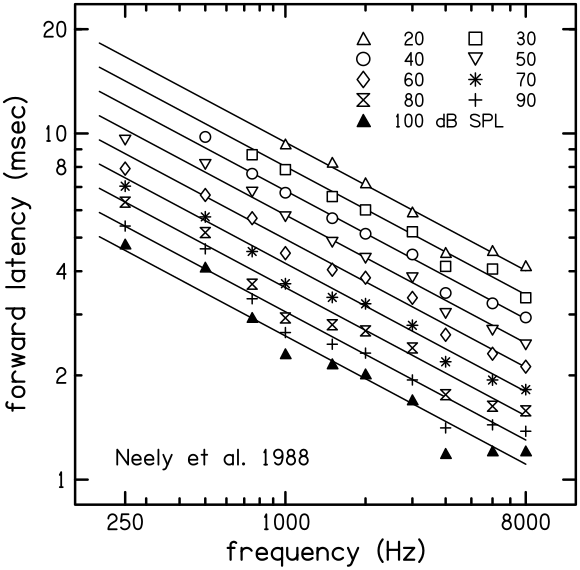

This chart was generated by the following gnuplot code:
; hc.plt
;
clip=1 : head=0
XCYCLE  =     2.000
XMIN    =   250.000
XMAX    =  8000.000
XINT    =     0.   
YCYCLE  =     1.000
YMIN    =     1.000
YMAX    =    20.000
YINT    =     0.   
GRID    =     0.   
XLENGTH =     5.000
YLENGTH =     5.000
PLTYPE  =     1.000
TICDIR  =     1.000
SYMSIZ  =     1.000
MSGSIZ  =     -.13
LABSIZ  =     -.18
ANNSIZ  =     -.15
ANNLWT  =     1.000
LABLWT  =     1.000
PLTLWT  =     1.000
AXLWT   =     1.000
MSGLWT  =     1.000
YHOR    =     1.000
XANSKP  =     0.   
YANSKP  =     0.   
XPERCENT=    80.000
YPERCENT=    90.000
XLABEL  =frequency (Hz)
YLABEL  =forward latency (msec)
YANNOT  = 1 2 4 8 10 20
XFMT    =I4  
YFMT    =I4  
NEWFRAME
XLLC    =     1.750
YLLC    =     1.750

PLTYPE =     2.000
LINTYP=     0.   
;------------------------------------
;include 1.fit
  ; y = a + b * c**(-i/100.) * f**(-d)
  ; a =  0.  , b =   13.0000  , c =   5.00000  , d =  0.410000
  ; f1 =  0.200000  , f2 =   8.00000   kHz
   200.000    18.227
  8000.000     4.017
  plot
   200.000    15.518
  8000.000     3.420
  plot
   200.000    13.211
  8000.000     2.911
  plot
   200.000    11.247
  8000.000     2.479
  plot
   200.000     9.575
  8000.000     2.110
  plot
   200.000     8.152
  8000.000     1.796
  plot
   200.000     6.940
  8000.000     1.529
  plot
   200.000     5.908
  8000.000     1.302
  plot
   200.000     5.030
  8000.000     1.108
  plot
;------------------------------------
PLTYPE  =     1.000
SYMBOL  =     2.000
SYMSIZ  =     1.000
LINTYPE =     4.000
DATA
  1000.000     9.320     0.   
  1500.000     8.250     0.   
  2000.000     7.200     0.   
  3000.000     5.930     0.   
  4000.000     4.530     0.   
  6000.000     4.590     0.   
  8000.000     4.150     0.   

PLOT
PLTYPE  =     1.000
SYMBOL  =     0.   
SYMSIZ  =     1.000
LINTYPE =     4.000
DATA
   750.000     8.680     0.   
  1000.000     7.860     0.   
  1500.000     6.570     0.   
  2000.000     6.010     0.   
  3000.000     5.200     0.   
  4000.000     4.130     0.   
  6000.000     4.060     0.   
  8000.000     3.350     0.   


PLOT
PLTYPE  =     1.000
SYMBOL  =     1.000
SYMSIZ  =     1.000
LINTYPE =     4.000
DATA
   500.000     9.770     0.   
   750.000     7.650     0.   
  1000.000     6.740     0.   
  1500.000     5.690     0.   
  2000.000     5.130     0.   
  3000.000     4.470     0.   
  4000.000     3.460     0.   
  6000.000     3.230     0.   
  8000.000     2.940     0.   


PLOT
PLTYPE  =     1.000
SYMBOL  =     3.000
SYMSIZ  =     1.000
LINTYPE =     4.000
DATA
   250.000     9.570     0.   
   500.000     8.140     0.   
   750.000     6.770     0.   
  1000.000     5.750     0.   
  1500.000     4.850     0.   
  2000.000     4.360     0.   
  3000.000     3.830     0.   
  4000.000     3.020     0.   
  6000.000     2.700     0.   
  8000.000     2.450     0.   


PLOT
PLTYPE  =     1.000
SYMBOL  =     4.000
SYMSIZ  =     1.000
LINTYPE =     4.000
DATA
   250.000     7.910     0.   
   500.000     6.640     0.   
   750.000     5.690     0.   
  1000.000     4.510     0.   
  1500.000     4.040     0.   
  2000.000     3.830     0.   
  3000.000     3.350     0.   
  4000.000     2.620     0.   
  6000.000     2.310     0.   
  8000.000     2.120     0.   


PLOT
PLTYPE  =     1.000
SYMBOL  =     6.000
SYMSIZ  =     1.000
LINTYPE =     4.000
DATA
   250.000     7.040     0.   
   500.000     5.740     0.   
   750.000     4.560     0.   
  1000.000     3.680     0.   
  1500.000     3.360     0.   
  2000.000     3.220     0.   
  3000.000     2.790     0.   
  4000.000     2.190     0.   
  6000.000     1.940     0.   
  8000.000     1.820     0.   


PLOT
PLTYPE  =     1.000
SYMBOL  =     5.000
SYMSIZ  =     1.000
LINTYPE =     4.000
DATA
   250.000     6.330     0.   
   500.000     5.170     0.   
   750.000     3.670     0.   
  1000.000     2.930     0.   
  1500.000     2.800     0.   
  2000.000     2.690     0.   
  3000.000     2.400     0.   
  4000.000     1.760     0.   
  6000.000     1.630     0.   
  8000.000     1.580     0.   


PLOT
PLTYPE  =     1.000
SYMBOL  =     7.000
SYMSIZ  =     1.000
LINTYPE =     4.000
DATA
   250.000     5.400     0.   
   500.000     4.640     0.   
   750.000     3.330     0.   
  1000.000     2.660     0.   
  1500.000     2.460     0.   
  2000.000     2.320     0.   
  3000.000     1.940     0.   
  4000.000     1.410     0.   
  6000.000     1.440     0.   
  8000.000     1.380     0.   


PLOT
PLTYPE  =     1.000
SYMBOL  =    12.000
SYMSIZ  =     1.000
LINTYPE =     4.000
DATA
   250.000     4.790     0.   
   500.000     4.110     0.   
   750.000     2.940     0.   
  1000.000     2.310     0.   
  1500.000     2.160     0.   
  2000.000     2.020     0.   
  3000.000     1.700     0.   
  4000.000     1.190     0.   
  6000.000     1.210     0.   
  8000.000     1.210     0.   


PLOT
msgsiz=1 : msgdat=0
2.8 4.8 "
|2|   20    |0|   30
|1|   40    |3|   50
|4|   60    |6|   70
|5|   80    |7|   90
|12|  100 dB SPL
"
msgsiz=1.2
0.4 0.4 "Neely et al. 1988"
